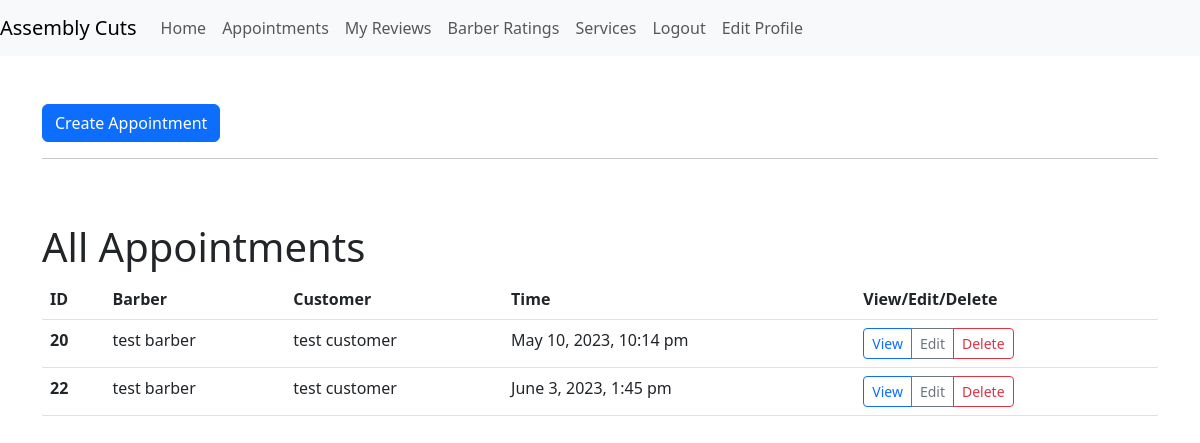
The page /appointments/index.php (signed in) on the database as committed earlier.
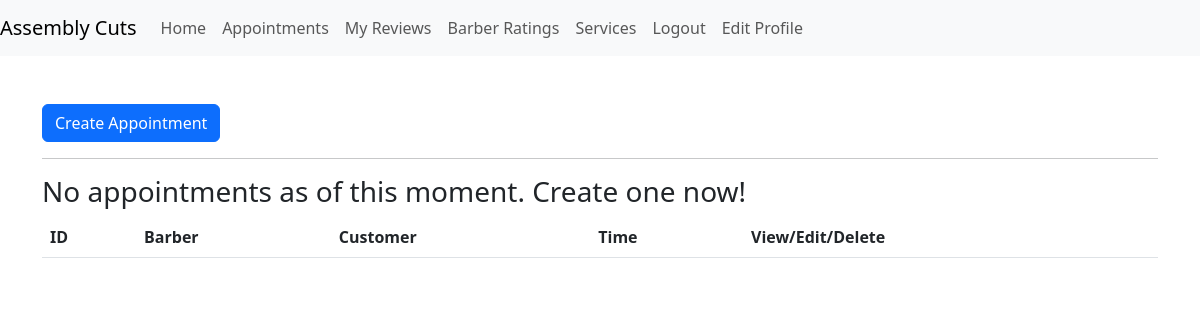
The same page on the database as committed later.
### tables this page shows
CREATE TABLE `APPOINTMENTS` (
  `APP_ID` int(11) NOT NULL,
  `BARBER_ID` int(11) NOT NULL,
  `CUSTOMER_ID` int(11) NOT NULL,
  `TIME` datetime NOT NULL
);

CREATE TABLE `USERS` (
  `USER_ID` int(11) NOT NULL,
  `USERNAME` varchar(50) NOT NULL,
  `FIRST_NAME` varchar(50) NOT NULL,
  `LAST_NAME` varchar(50) NOT NULL,
  `PH_NUM` varchar(15) NOT NULL,
  `LOCATION` varchar(100) NOT NULL,
  `PASSWORD` varchar(50) NOT NULL
);

### functions.php (the view, shortened to what this page needs)
<?php
require_once('connection.php');
function get_all_data()
{
    global $conn;
    $result = mysqli_query($conn, "SELECT * FROM APPOINTMENTS");
    if (mysqli_num_rows($result) > 0) {
        echo '<div class="col-12 pt-5"><h1>All Appointments</h1></div>';
        while ($row = mysqli_fetch_assoc($result)) {
            echo '<tr>';
            echo '<th scope="row">' . $row['APP_ID'] . '</th>';
            $barber_id = $row['BARBER_ID'];
            $barber_name = mysqli_query($conn, "SELECT * FROM USERS WHERE USER_ID = '$barber_id'");
            $barber_name = mysqli_fetch_assoc($barber_name);
            echo '<td>' . $barber_name['FIRST_NAME'] . ' ' . $barber_name['LAST_NAME'] . '</td>';
            $customer_id = $row['CUSTOMER_ID'];
            $customer_name = mysqli_query($conn, "SELECT * FROM USERS WHERE USER_ID = '$customer_id'");
            $customer_name = mysqli_fetch_assoc($customer_name);
            $time = $row['TIME'];
            $time = date("F j, Y, g:i a", strtotime($time));
            echo '<td>' . $customer_name['FIRST_NAME'] . ' ' . $customer_name['LAST_NAME'] . '</td>';
            echo '<td>' . $time . '</td>';
            echo '<td>';
            echo '<div class="btn-group">';
            echo '<a href="single.php?id=' . $row['APP_ID'] . '" class="btn btn-sm btn-outline-primary" role="button" aria-pressed="true">View</a>';
            echo '<a href="update.php?id=' . $row['APP_ID'] . '" class="btn btn-sm btn-outline-secondary" role="button" aria-pressed="true">Edit</a>';
            echo '<a href="delete.php?id=' . $row['APP_ID'] . '" class="btn btn-sm btn-outline-danger" role="button" aria-pressed="true">Delete</a>';
            echo '</div>';
            echo '</td>';
            echo '</tr>';
        }
    } else {
        echo "<h3>No appointments as of this moment. Create one now!</h3>";
    }
}
function check_if_user_login($conn)
{
    if (isset($_SESSION['USER_ID'])) {
        $id = $_SESSION['USER_ID'];
        $q = "select * from USERS where USER_ID = '$id' limit 1";
        $res = mysqli_query($conn, $q);
        if ($res && mysqli_num_rows($res) > 0) {
            $user_data = mysqli_fetch_assoc($res);
            return $user_data;
        }
    }
    die;
}
function is_barber($conn, $user_id)
{
    $q = "select * from BARBER where BARBER_ID = '$user_id' limit 1";
    $res = mysqli_query($conn, $q);
    if ($res && mysqli_num_rows($res) > 0) {
        return true;
    }
    return false;
}
function is_customer($conn, $user_id)
{
    $q = "select * from CUSTOMER where CUSTOMER_ID = '$user_id' limit 1";
    $res = mysqli_query($conn, $q);
    return false;
}

### appointments/header.php (shortened to what this page needs)
<?php
  include("../connection.php");
  $user_dta = check_if_user_login($conn);
  $customer_check = is_customer($conn, $user_dta['USER_ID']);
  $barber_check = is_barber($conn, $user_dta['USER_ID']);
?>
<!doctype html>
<html lang="en">
  <head>
    <link href="https://cdn.jsdelivr.net/npm/bootstrap@5.3.0-alpha3/dist/css/bootstrap.min.css" rel="stylesheet">
  </head>
  <body>
  <nav class="navbar navbar-expand-lg navbar-light bg-light">
    <a class="navbar-brand" href="#">Assembly Cuts</a>
  <div class="collapse navbar-collapse" id="navbarNav">
    <ul class="navbar-nav">
      <li class="nav-item active">
        <a class="nav-link" href="../home/index.php">Home</a>
      </li>
      <li class="nav-item">
        <a class="nav-link" href="../appointments/index.php">Appointments</a>
      </li>
      <?php if($customer_check || $barber_check): ?>
      <li class="nav-item">
        <a class="nav-link" href="../my_reviews/index.php">My Reviews</a>
      </li>
      <?php endif; ?>
      <li class="nav-item">
        <a class="nav-link" href="../barber_ratings/index.php">Barber Ratings</a>
      </li>
      <li class="nav-item">
        <a class="nav-link" href="../our_services/index.php">Services</a>
      </li>
      <?php if($user_dta != NULL): ?>
      <li class="nav-item">
        <a class="nav-link" href="../home/logout.php">Logout</a>
      </li>
      <li class = "nav-item">
        <a class = "nav-link" href="../home/edit-profile.php">Edit Profile</a>
      </li>
      <?php endif; ?>
    </ul>
  </div>
  </nav>

### appointments/index.php (shortened to what this page needs)
<?php
require_once '../functions.php';
include ('header.php');
?>
<div class="container py-5">
    <a href="insert.php" class="btn btn-primary">Create Appointment</a>
    <hr>
    <table class="table">
        <thead>
            <tr>
                <th scope="col">ID</th>
                <th scope="col">Barber</th>
                <th scope="col">Customer</th>
                <th scope="col">Time</th>
                <th scope="col">View/Edit/Delete</th>
            </tr>
        </thead>
        <tbody>
            <?php get_all_data();?>
        </tbody>
    </table>
</div>
<?php
include ('footer.php');
?>

### appointments/footer.php (shortened to what this page needs)
  </body>
</html>

Rows that differ between the two databases and show on the page:
removed appointments: APP_ID "20", users.FIRST_NAME "test", users.LAST_NAME "barber", users.LAST_NAME "customer", TIME "May 10, 2023, 10:14 pm"
removed appointments: APP_ID "22", users.FIRST_NAME "test", users.LAST_NAME "barber", users.LAST_NAME "customer", TIME "June 3, 2023, 1:45 pm"
Other text that changed with them:
text no longer shown: "All Appointments"
text now shown: "No appointments as of this moment. Create one now!"
